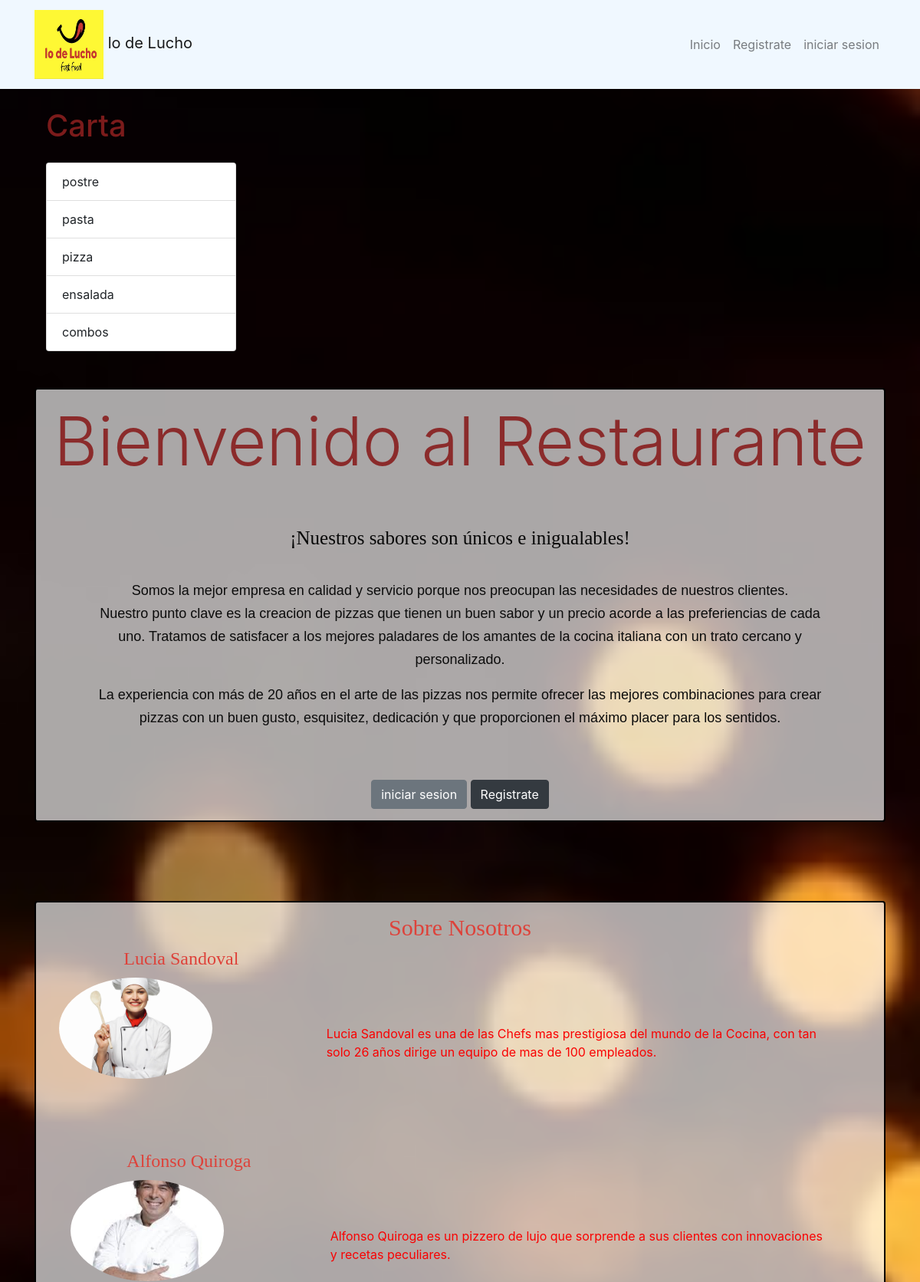
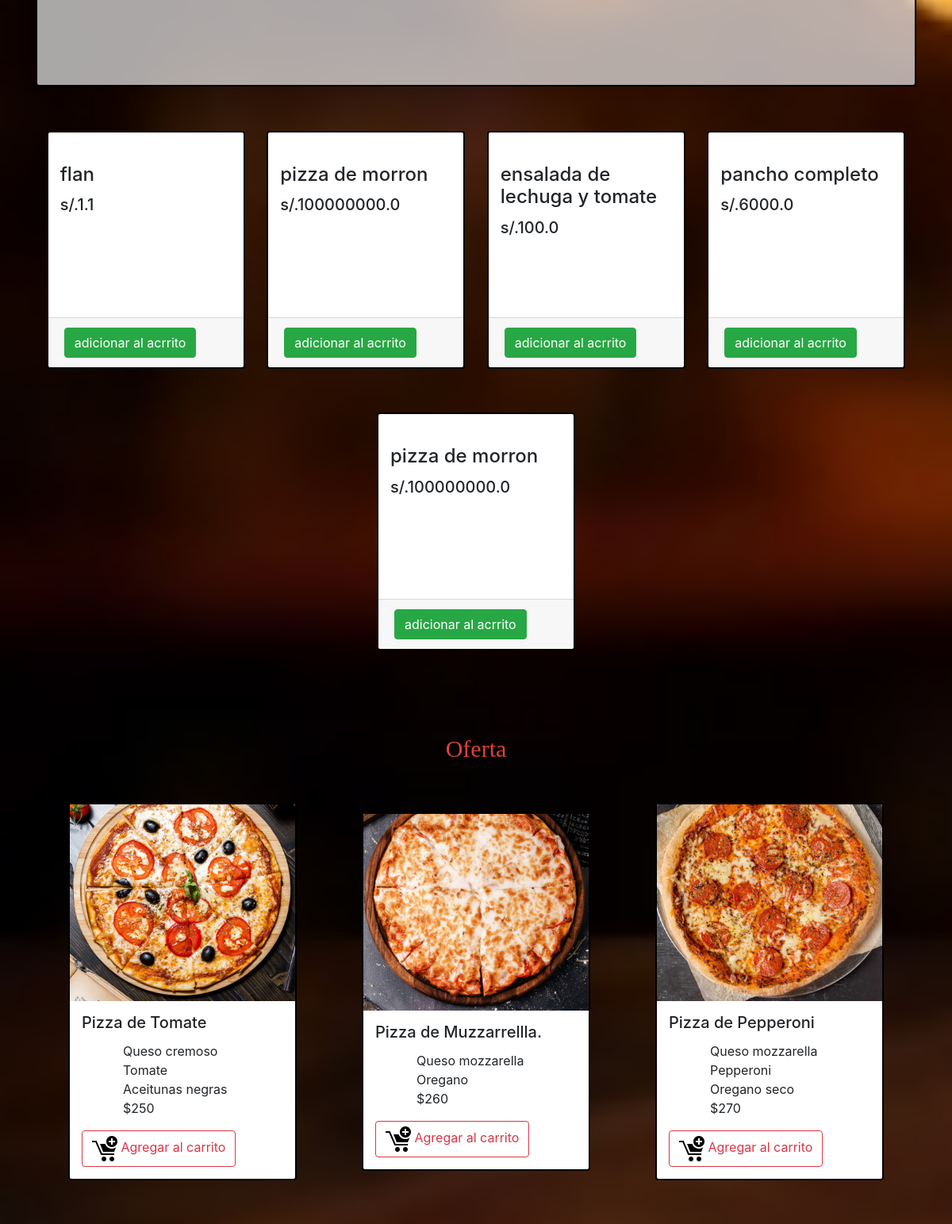
The page / (upper part) on the database its author committed (2 pictures, top to bottom).
### aplications/tasks/models.py (models this page shows, shortened)
class Categoria(models.Model):
    nombre=models.CharField(max_length=250)
    slug=AutoSlugField(populate_from='nombre')
    activo=models.BooleanField(default=True)
    class Meta:
        verbose_name_plural='categoria'

class Productos(models.Model):
    codigo=models.CharField(max_length=10,primary_key=True)
    nombre=models.CharField(max_length=250)
    slug=AutoSlugField(populate_from='nombre')
    imagen=models.CharField(max_length=250)
    descripcion=models.TextField(blank=True,null=True)
    precio=models.DecimalField(max_digits=15,decimal_places=2,default=0.0)
    categoria=models.ForeignKey(Categoria,on_delete=models.CASCADE)
    destacado=models.BooleanField(default=True)
    activo=models.BooleanField(default=True)
    class Meta:
        verbose_name_plural='Producto'

### aplications/tasks/views.py (the view)
# urls.py: 2. Add a URL to urlpatterns:  path('', views.home, name='home')
def home(request):
    template_name="tasks/home.html"
    categorias = Categoria.objects.filter(activo=True)
    productos = Productos.objects.filter(activo=True)
    context = {"productos": productos, "categorias": categorias}
    return render(request,template_name,context)

### templates/tasks/home.html (shortened to what this page needs)
{% extends 'tasks/base.html' %}
{% block content %}
{% load static %}
<!DOCTYPE html>
<html lang="en">
	<head>
        <link rel="stylesheet" href="https://cdn.jsdelivr.net/npm/bootstrap@5.3.1/dist/css/bootstrap.min.css">
        <link rel="stylesheet" href="https://cdn.jsdelivr.net/npm/bootstrap@4.6.0/dist/css/bootstrap.min.css"
>
        <link  href="{% static 'css/estiloshome.css' %}" rel="stylesheet"/>
        <link  href="{% static 'css/style.css' %}" rel="stylesheet"/>
	</head>
	<body>
        <main class="container" id="container">
            <div class="container">
                <div class="row">
                    <div class="col-lg-3">
                        <h1 class="my-4">Carta</h1>
                        <div class="list-group">
                            {% for c in categorias %}
                            <a href="{% url 'categorias' c.slug %}" class="list-group-item">{{ c.nombre }}</a>
                            {% endfor %}
                        </div>
                    </div>
                </div>
            </div>
        </main>
		<main class="container py-5" id="contenedor">
            <section class="card card-body" id="seccion">
                <h1 class="display-2 text-center">Bienvenido al Restaurante</h1>
                <div class="container encabezado-1">
                    <h1 class="titulo-principal">¡Nuestros sabores son únicos e inigualables!</h1>
                    <p class="parrafo-nosotros">
                        Somos la mejor empresa en calidad y servicio porque nos preocupan las necesidades de nuestros clientes.<br>
                        Nuestro punto clave es la creacion de pizzas que tienen un buen sabor y un precio acorde a las preferiencias
                        de cada uno.
                        Tratamos de satisfacer a los mejores paladares de los amantes de la cocina italiana con un trato cercano y
                        personalizado.
                    </p>
                    <p class="parrafo-nosotros ">
                        La experiencia con más de 20 años en el arte de las pizzas nos permite ofrecer las mejores combinaciones
                        para crear pizzas con
                        un buen gusto, esquisitez, dedicación y que proporcionen el máximo placer para los sentidos.
                    </p>
                </div>
                <div class="text-center">
                    <a class="btn btn-secondary" href="/signin/">
                        iniciar sesion
                    </a>
                    <a class="btn btn-dark" href="/signup/">
                        Registrate
                    </a>
                </div>
            </section>
        </main>
        <main  class="container" id="contenedor">
           <div class="card card-body" id="seccion">
                <h2>Sobre Nosotros</h2>
                <section>
                    <div class="row container-fluid team-1">
                        <div class=" col-sm-12 col-md-4 col-lg-4">
                            <h3 class="team-titulo">Lucia Sandoval</h3>
                            <img src="{% static 'img/chef-3.jpg' %}" alt="Lucia Sandoval" class="team-img img-fluid">
                        </div>
                        <div class="col-sm-12 col-md-8 col-lg-8">
                            <p class="team-txt">
                                Lucia Sandoval es una de las Chefs mas prestigiosa del mundo de la Cocina, con tan solo 26 años
                                dirige un equipo
                                de mas de 100 empleados.
                            </p>
                        </div>
                        <div class=" row container-fluid team-1">
                            <div class=" col-sm-12 col-md-4 col-lg-4">
                                <h3 class="team-titulo">Alfonso Quiroga</h3>
                                <img src="{% static 'img/chef-4.jpg' %}" alt="Alfonso Quiroga" class="team-img img-fluid">
                            </div>
                            <div class="col-sm-12 col-md-8 col-lg-8">
                                <p class="team-txt">
                                    Alfonso Quiroga es un pizzero de lujo que sorprende a sus clientes con innovaciones y
                                    recetas peculiares.
                                </p>
                            </div>
                        </div>
                    </div>
                </section>
           </div>
            <section class="container-card">
                {% for item in productos %}
                <div class= "card" style="width: 250px; height: 300px;">
                    <a href="{% url 'detail' item.slug %}"><img  src="{{item.imagen}}" alt=""></a>
                    <div class="card-body">
                        <h4 class="card-title">
                            {{item.nombre}}
                        </h4>
                        <h5>
                            s/.{{item.precio|floatformat:"1"}}
                        </h5>
                    </div>
                    <div class="card-footer">
                        <small class="text-muted"><a class="btn btn-success" href="{% url 'cart' item.slug %}">adicionar al acrrito</a></small>
                    </div>
                </div>
                {% empty %}
                <div class="card w-100">
                    <div class="card-body">
                        <h4>No se encotraron productos de esa categoria</h4>
                    </div>
                </div>
                {% endfor %}
            </section>
            <section id="catalogo">
                <div class="col-12 titulo-catalogo">
                    <h2>Oferta</h2>
                </div>
                <div class="container-card">
                    <div class="card" style="width: 18rem;">
                        <img src="{% static 'img/pizza-de-tomate.jpg' %}" class="card-img-top" alt="Pizza de tomate">
                        <div class="card-body">
                            <h5 class="card-title">Pizza de Tomate</h5>
                            <ul class="card-text">
                                <li>Queso cremoso</li>
                                <li>Tomate</li>
                                <li>Aceitunas negras</li>
                                <li>$250</li>
                            </ul>
                            <button type="button" class="btn btn-outline-danger" onclick="agregarAlCarrito('Pizza de Tomate', 250)"><i>
                                <img src="{% static 'img/iconos/shopping-cart-.ico' %}" alt="agregar al carrito"></i> Agregar al carrito
                            </button>
                        </div>
                    </div>
                    <div class="card" style="width: 18rem;">
                        <img src="{% static 'img/pizza-muzzarella.jpg' %}" class="card-img-top" alt="Pizza de Mozzarrellla">
                        <div class="card-body">
                            <h5 class="card-title">Pizza de Muzzarrellla.</h5>
                            <ul class="card-text">
                                <li>Queso mozzarella</li>
                                <li>Oregano</li>
                                <li>$260</li>
                            </ul>
                            <button type="button" class="btn btn-outline-danger" onclick="agregarAlCarrito('Pizza de Muuzzarella', 260)"><i>
                                <img src="{% static 'img/iconos/shopping-cart-.ico' %}" alt="agregar al carrito"></i> Agregar al carrito
                            </button>
                        </div>
                    </div>
                    <div class="card" style="width: 18rem;">
                        <img src="{% static 'img/pizza-pepperoni.jpg' %}" class="card-img-top" alt="Pizza de pepperoni">
                        <div class="card-body">
                            <h5 class="card-title">Pizza de Pepperoni</h5>
                            <ul class="card-text">
                                <li>Queso mozzarella</li>
                                <li>Pepperoni</li>
                                <li>Oregano seco</li>
                                <li>$270</li>
                            </ul>
                            <button type="button" class="btn btn-outline-danger" onclick="agregarAlCarrito('Pizza de Pepperoni', 270)"><i>
                                <img src="{% static 'img/iconos/shopping-cart-.ico' %}" alt="agregar al carrito"></i> Agregar al carrito
                            </button>
                        </div>
                    </div>
            </div>
        </main>
	</body>
    {% endblock content %}

### templates/tasks/base.html (shortened to what this page needs)
{% load static %}
<!DOCTYPE html>
<html lang="en">
    <head>
        <link rel="stylesheet" href="https://cdn.jsdelivr.net/npm/bootstrap@5.3.1/dist/css/bootstrap.min.css">
        <link  href="{% static 'css/nav.css' %}" rel="stylesheet"/>
    </head>
    <body>
        <nav class="navbar navbar-expand-lg  navbar-light" style="background-color: aliceblue;">
            <div class="container">
                <a class="navbar-brand" href="#">
                    <img src="{% static 'img/logotipo.jpg' %}" width="90px" height="90px" alt="Pizza Logo">
                    lo de Lucho</a>
                <div class="collapse navbar-collapse" id="navbarNav">
                    <ul class="navbar-nav ms-auto">
                        <li class="nav-item">
                            <a href="/" class="nav-link">Inicio</a>
                        </li>
                        {% if user.is_authenticated %}
                        <li class="nav-item">
                            <a href="/tasks" class="nav-link">Menu</a>
                        </li>
                        <li class="nav-item">
                            <a href="/logout" class="nav-link">Cerrar</a>
                        </li>
                        <form class="form-inline my-2 my-lg-0 mr-4" action="{% url 'search' %}" method="GET">
                            <button class="btn btn-primary my-2 my-sm-0" type="submit">buscar</button>
                            <input class="form-control mr-sm-2"name="q" type="search" placeholder="Search" aria-label="search" >
                        </form>
                        <a href="/mycart" class="btn btn-success"> {{request.session.data.count}} item {{request.session.data.count|pluralize}}</a>
                        <li class="nav-item">
                            <a class="nav-link" id="cart-toggle" > Carrito
                                <div id="carrito" class="cart-dropdown">
                                    <h2>Carrito de Compras</h2>
                                    <ul id="carrito-lista">
                                    </ul>
                                    <p>Total: $<span id="total">0</span></p>
                                </div>
                                <div id="carrito"></div>
                                <div id="total">Total: $0</div>
                            </a>
                        </li>
                        {% else %}
                        <li class="nav-item">
                            <a href="/signup" class="nav-link">Registrate</a>
                        </li>
                        <li class="nav-item">
                            <a href="/signin" class="nav-link">iniciar sesion</a>
                        </li>
                        {% endif %}
                    </ul>
                </div>
            </div>
        </nav>
        {% block content %}
        {% endblock %}
    </body>
</html>

### empleados/static/css/estiloshome.css (style rules this page uses)
* { margin: 0px; padding: 0px; }
body { font-size: 16px; min-height: 40.62em; background: url(../img/fondo.jpg); background-repeat: no-repeat; height: 1800px; background-position: left center; background-attachment: fixed; background-size: cover; }
#contenedor #seccion { background: rgba(255, 255, 255, 0.655); }

### empleados/static/css/style.css (style rules this page uses)
* { margin: 0px; padding: 0px; box-sizing: border-box; text-decoration: none; }
img { max-width: 100%; max-height: 50%; padding: auto; }
.team-titulo { text-align: center; font-family: "Pacifico", cursive; color: #DE423A; font-size: 1.5em; margin-bottom: 10px; }
.team-img { display: flex; justify-content: center; width: 200px; height: 200px; object-fit: cover; border-radius: 50%; }
.team-txt { padding: 100px 0px; color: #f90202; }
.team-1 { display: flex; justify-content: center; }
main h2 { font-size: 30px; font-family: "Kaushan Script", cursive; text-align: center; color: #DE423A; }
.container { color: #881e1ee6; }
.encabezado-1 { font-size: 18px; color: #070707; padding: 50px; }
.encabezado-1 .titulo-principal { font-size: 25px; font-family: "Kaushan Script", cursive; padding-bottom: 30px; text-align: center; }
.parrafo-nosotros { font-family: "Asap", sans-serif; font-size: 18px; text-align: center; color: rgb(12, 12, 12); line-height: 30px; }
.titulo-catalogo { font-size: 50px; font-family: "Kaushan Script", cursive; text-align: center; color: rgb(246, 238, 243); margin-top: 50px; margin-bottom: 50px; font-weight: 100px; animation-duration: 2s; animation-name: aparecer; }
.container-card { display: left; flex-wrap: nowrap; justify-content: space-around; align-items: flex; }
.card { border: rgb(247, 248, 246) solid 2px; margin-bottom: 5%; transition: all 1s; }
.card-body { padding: 15px; }
.card-body .card-text li { padding-left: 20px; list-style: none; }
.card-img-top { width: 100px; height: auto; }
.container-card { display: flex; flex-wrap: wrap; justify-content: space-around; align-items: center; }
.card { border: black solid 2px; margin-bottom: 5%; transition: all 1s; }
.card-img-top { width: 100%; height: 50%; }

### rows shown on the page
Categoria: nombre "postre"
Categoria: nombre "pasta"
Categoria: nombre "pizza"
Categoria: nombre "ensalada"
Categoria: nombre "combos"
Productos: nombre "flan", precio "1.1"
Productos: nombre "pizza de morron", precio "100000000.0"
Productos: nombre "ensalada de lechuga y tomate", precio "100.0"
Productos: nombre "pancho completo", precio "6000.0"
Productos: nombre "pizza de morron", precio "100000000.0"
